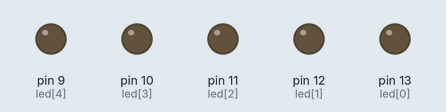
Simulated run of this sketch. Board: Arduino Uno, built with avr-gcc and run on an emulated ATmega328P. Shown: output pins drawn as LEDs (lit = HIGH).

Above: at 3.0 s.
At 6.12 s:
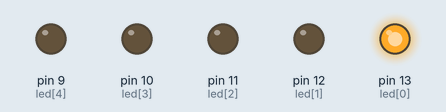
At 6.37 s:
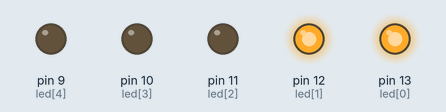
At 6.62 s:
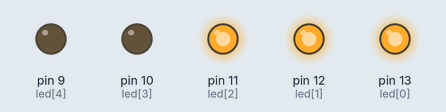
At 6.87 s:
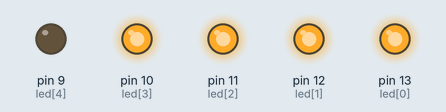
Timing chart, 0 to 7.8 s (numbered marks = the images above):
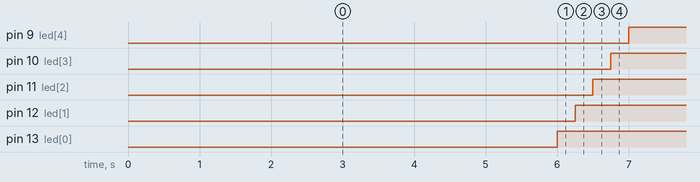

The sketch:

aula_41_um_por_um1.ino
```cpp
/*
Faça um programa que acenda 3 leds um por um,
mantenha-os acesos, por 3 segundos,
em seguida apague-os um por um.
*/

int led[5] = {13, 12, 11, 10, 9};
unsigned long tempoInicial = 0, tempoAtual;
const int tempoEspera = 3000;
bool ligado = 1;

void setup() {
  for (int i = 0; i < 5; i++) pinMode(led[i], OUTPUT);
}

void loop() {
  tempoAtual = millis();

  if (tempoAtual - tempoInicial >= tempoEspera) {
    tempoInicial = tempoAtual;
    ligado = !ligado;

    for (int i = 0; i < 5; i++) {
      digitalWrite(led[i], ligado);
      delay(250);
    }
  }
}
```

Measured:
- by itself, pin 9 (led[4]), pin 10 (led[3]), pin 11 (led[2]), pin 12 (led[1]), pin 13 (led[0]): alternates HIGH for 3.0 s and LOW for 3.0 s
- by itself, everything shown: repeats every 6.0 s, in 10 steps
